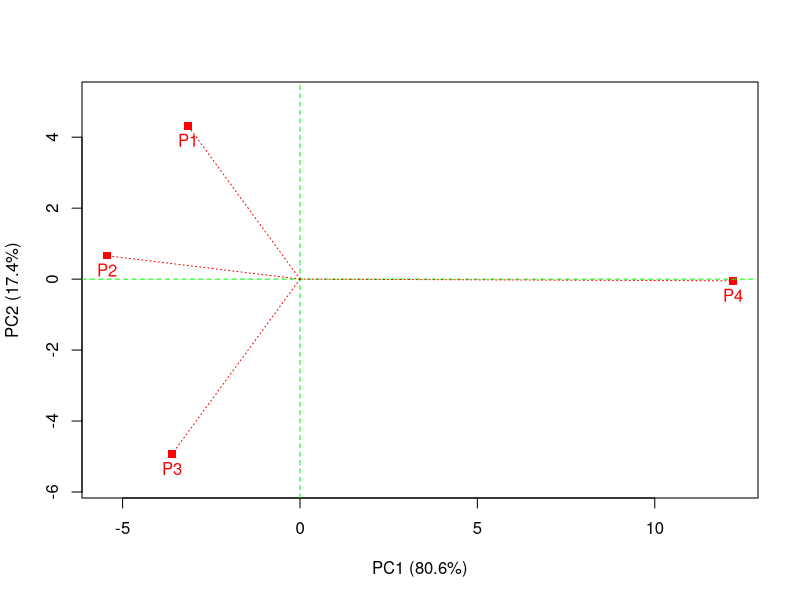

Here is the R script that generated this plot:
###########################################################################
## Codigo de la entrada Componentes Principales
## 03/02/2014
###########################################################################

## ------------------------------------------------------------------------
X <- matrix(c( 5, -1, -2,
                4,  4, -1,
               -2,  5, -3,
               -7, -8,  6),
             byrow=T, nrow=4, ncol=3,
             dimnames=list(c("P1", "P2", "P3", "P4"), c("V1", "V2", "V3")))
X


## ------------------------------------------------------------------------
S <- t(X)%*%X
S


## ------------------------------------------------------------------------
eigen(S)


## ------------------------------------------------------------------------
var(X[,"V1"])
var(X[,"V2"])
var(X[,"V3"])


## ------------------------------------------------------------------------
var(X[,"V1"]) + var(X[,"V2"]) + var(X[,"V3"])


## ------------------------------------------------------------------------
(var(X[,"V1"]) + var(X[,"V2"]) + var(X[,"V3"]))*3


## ------------------------------------------------------------------------
diag(S)


## ------------------------------------------------------------------------
sum(diag(S))


## ------------------------------------------------------------------------
eigen(S)$values


## ------------------------------------------------------------------------
sum(eigen(S)$values)


## ------------------------------------------------------------------------
diag(S)


## ----echo=F, fig.width=5, fig.height=5-----------------------------------
EA <- eigen(S)
PT <- X %*% EA$vectors
plot(1, type = 'n', asp=1, xlim = range(PT[,1]), ylim = range(PT[,2]),
     xlab = "PC1 (80.6%)", ylab = "PC2 (17.4%)")
points(PT[,1], PT[,2], col = "red", lwd = 2, pch=15)
text(PT[,1], PT[,2], labels = row.names(PT), adj = c(0.5, 0.5), col = "red", pos=1)
abline(h = 0, v = 0, col="green", lty = 2)
for (i in 1:4) lines(c(0,PT[i,1]), c(0,PT[i,2]), col="red", lty=3)


